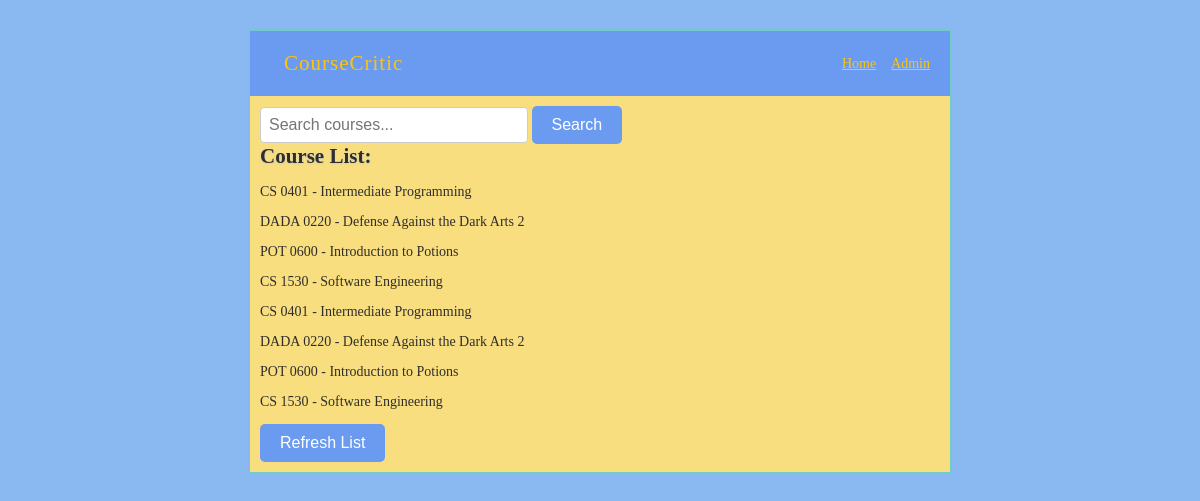
The page / on the database its author committed.
### model.py (models this page shows, shortened)
class Course(db.Model):
    __tablename__ = "course_table"
    id: Mapped[int] = mapped_column(primary_key=True)
    title: Mapped[str] = mapped_column(String(30), unique=True)
    course_code: Mapped[str] = mapped_column(String(30), unique=True)
    professors: Mapped[list["Professor"]] = relationship(secondary=prof_course_table, back_populates="courses")
    ratings: Mapped[list["Rating"]] = relationship("Rating", back_populates="course")

### course_critic.py (the view)
@app.route("/")
def home():
    courses = Course.query.all()
    return render_template("home.html", courses=courses)

### templates/home.html (shortened to what this page needs)
{% extends "layout.html" %}
{% block body %}
    <form method="GET" action="/search">
        <input type="text" name="search" placeholder="Search courses...">
        <button type="submit" class="btn">Search</button>
    </form>
    <h2> Course List: </h2>
    {% for course in courses %}
        <p> {{ course.course_code }} - {{ course.title }} </p>
    {% endfor %}
    {% if courses %}
        {% for course in courses %}
            <p>{{ course.course_code }} - {{ course.title }}</p>
        {% endfor %}
        <form action="/" method="GET">
            <button type="submit" class="btn">Refresh List</button>
        </form>
    {% else %}
        <p>No courses found.</p>
        <form action="/" method="GET">
            <button type="submit">Refresh List</button>
        </form>
    {% endif %}
{% endblock %}

### static/style.css (style rules this page uses)
p { color: var(--charcoal-gray); }
input[type="text"], input[type="password"] { background: white; border: 1px solid #BFE6E2; padding: 2px; font-family: 'Trebuchet MS', sans-serif; font-size: 14px; -moz-border-radius: 2px; -webkit-border-radius: 2px; color: var(--highlight-color); }
div.page h2 { margin: 0 0 15px 0; color: var(--charcoal-gray) ; text-shadow: 0 1px 2px #ccc; }
.btn { padding: 10px 20px; border: none; background-color: var(--sky-blue); color: var(--button-text-color); font-size: 16px; border-radius: 5px; cursor: pointer; transition: background-color 0.2s ease; }
input[type="text"] { padding: 8px; width: 250px; font-size: 16px; border: 1px solid #ccc; border-radius: 4px; }

### rows shown on the page
Course: course_code "CS 0401", title "Intermediate Programming"
Course: course_code "DADA 0220", title "Defense Against the Dark Arts 2"
Course: course_code "POT 0600", title "Introduction to Potions"
Course: course_code "CS 1530", title "Software Engineering"
